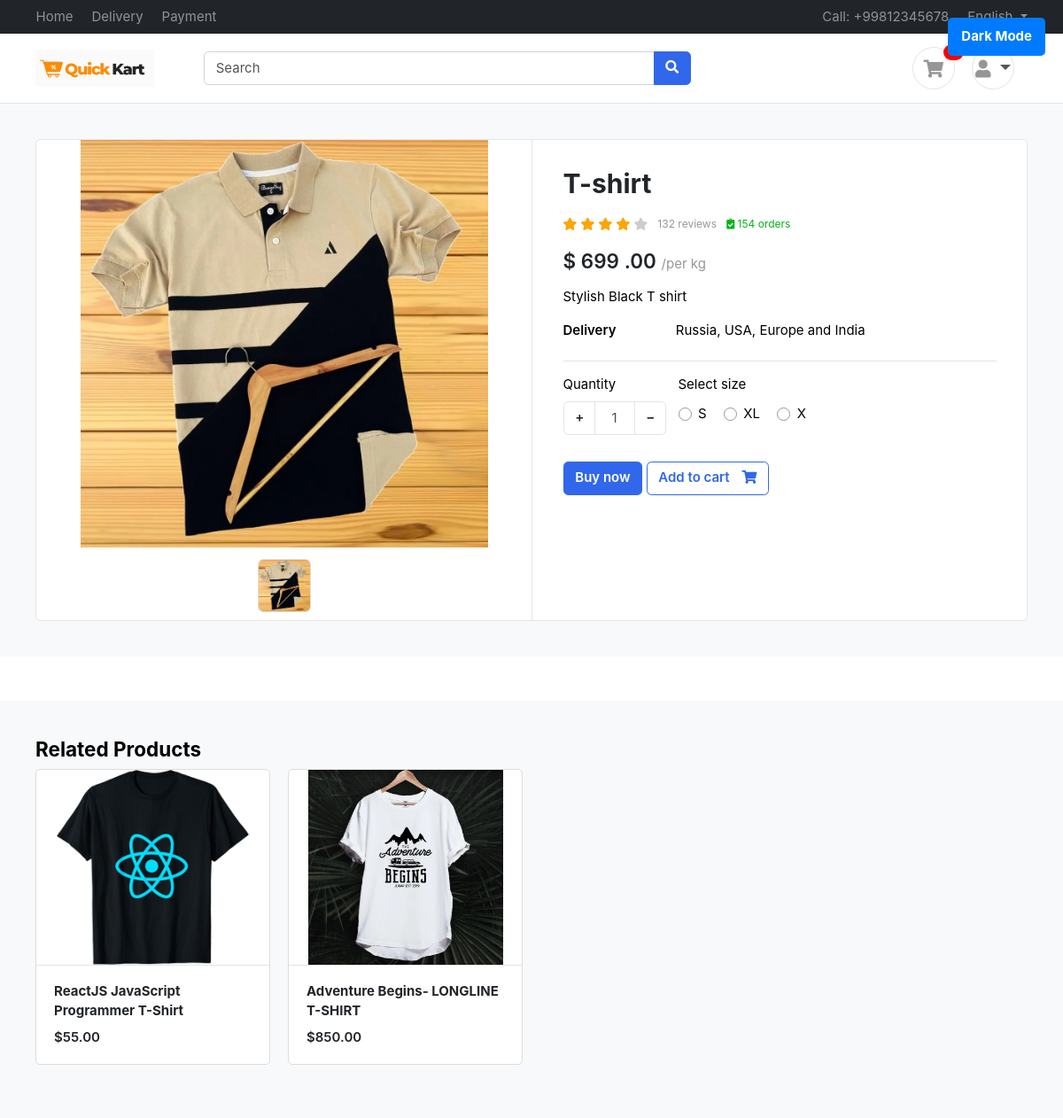
The app's page /product/t-shirt/ with its own data.
### products/models.py (models this page shows, shortened)
class Product(BaseModel):
    product_name = models.CharField(max_length=100)
    slug = models.SlugField(unique = True, null = True, blank=True)
    category = models.ForeignKey(Category, on_delete=models.CASCADE, related_name="product")
    price = models.IntegerField()
    product_description = models.TextField()
    color_variant = models.ManyToManyField(ColorVariant, blank=True)
    size_variant = models.ManyToManyField(SizeVariant, blank= True)
    has_size = models.BooleanField(default=False)  # New field

class ProductImage(BaseModel):
    product = models.ForeignKey(Product, on_delete=models.CASCADE, related_name = "product_image")
    image = models.ImageField(upload_to = "product")

class SizeVariant(BaseModel):
    size_name = models.CharField(max_length=100)
    price = models.IntegerField(default=0)

### products/views.py (the view)
# urls.py: path('<slug>/', get_products, name ="get_products"),
def get_products(request, slug):
    try:
        product = get_object_or_404(Product, slug=slug)
        related_products = Product.objects.filter(category=product.category).exclude(uid=product.uid)
        product_size(slug)
        context= {'product': product, 'related_products': related_products}
        if request.GET.get('size') and product.has_size:
            size = request.GET.get('size')
            price = product.get_product_price_by_size(size)
            context['selected_size']= size
            context['updated_price'] = price
            print(price)
        return render(request, 'product/product.html', context= context)
    except Exception as e:
        print(e)
        return render(request, 'product/error.html', {'error': str(e)})

### products/helper.py (called while the page is built)
def product_size(product_slug):
    product = Product.objects.get(slug=product_slug)
    all_sizes = SizeVariant.objects.all()  # Fetch all available sizes
    existing_sizes = product.size_variant.all()  # Fetch sizes already linked to the product
    new_sizes = all_sizes.difference(existing_sizes)
    if new_sizes.exists():
        product.size_variant.add(*new_sizes)
        product.save()

### templates/product/product.html (shortened to what this page needs)
{% extends 'base/base.html' %}
{% block start %}
<section class="section-content padding-y bg">
  <div class="container">
    <div class="card">
      <div class="row no-gutters">
        <aside class="col-md-6">
          <article class="gallery-wrap">
            <div class="img-big-wrap">
              <div> <a href="#"><img src="/media/{{product.product_image.first.image}}"></a></div>
            </div>
            <div class="thumbs-wrap">
              {% for images in product.product_image.all %}
              <a href="#" class="item-thumb"> <img src="/media/{{images.image}}"></a>
              {% endfor %}
            </div>
          </article>
        </aside>
        <main class="col-md-6 border-left">
          <article class="content-body">
            <h2 class="title">{{product.product_name}}</h2>
            <div class="rating-wrap my-3">
              <ul class="rating-stars">
                <li style="width:80%" class="stars-active">
                  <i class="fa fa-star"></i> <i class="fa fa-star"></i>
                  <i class="fa fa-star"></i> <i class="fa fa-star"></i>
                </li>
                <li>
                  <i class="fa fa-star"></i> <i class="fa fa-star"></i>
                  <i class="fa fa-star"></i> <i class="fa fa-star"></i>
                  <i class="fa fa-star"></i>
                </li>
              </ul>
              <small class="label-rating text-muted">132 reviews</small>
              <small class="label-rating text-success"> <i class="fa fa-clipboard-check"></i> 154 orders </small>
            </div>
            <div class="mb-3">
              <var class="price h4">$
                {% if updated_price %}
                {{updated_price}}
                {% else %}
                {{product.price}}
                {% endif %}.00 </var>
              <span class="text-muted">/per kg</span>
            </div>
            <p>{{product.product_description}}</p>
            <dl class="row">
              <dt class="col-sm-3">Delivery</dt>
              <dd class="col-sm-9">Russia, USA, Europe and India </dd>
            </dl>
            <hr>
            <div class="form-row">
              <div class="form-group col-md flex-grow-0">
                <label>Quantity</label>
                <div class="input-group mb-3 input-spinner">
                  <div class="input-group-prepend">
                    <button class="btn btn-light" type="button" id="button-plus"> + </button>
                  </div>
                  <input type="text" class="form-control" value="1">
                  <div class="input-group-append">
                    <button class="btn btn-light" type="button" id="button-minus"> − </button>
                  </div>
                </div>
              </div>
              {% if product.has_size %}
              <div class="form-group col-md">
                <label>Select size</label>
                <div class="mt-1">
                     {% for size in product.size_variant.all %}
                        <label class="custom-control custom-radio custom-control-inline">
                          <div class="custom-control-label">{{size.size_name}}</div>
                        </label>
                      {% endfor %}
                </div>
              </div>
              {% endif %}
            </div>
            <a href="#" class="btn  btn-primary"> Buy now </a>
            <a href="{% url 'add_to_cart' product.uid %}" class="btn btn-outline-primary">
              <span class="text">Add to cart</span> <i class="fas fa-shopping-cart"></i> </a>
          </article>
        </main>
      </div>
    </div>
  </div>
</section>
<section class="section-related-products padding-y bg">
  <div class="container">
    <h4>Related Products </h4>
    <div class="row">
      {% for related_product in related_products %}
      <div class="col-md-3">
        <figure class="card card-product-grid">
          <div class="img-wrap">
            <img src="/media/{{ related_product.product_image.first.image }}">
          </div>
          <figcaption class="info-wrap border-top">
            <a href="{% url 'get_products' related_product.slug %}" class="title">
              <b>{{ related_product.product_name }}</b>
            </a>
            <div class="price mt-2">${{ related_product.price }}.00</div>
          </figcaption>
        </figure>
      </div>
      {% endfor %}
    </div>
  </div>
</section>
{% endblock %}

### templates/base/base.html (shortened to what this page needs)
{% load static %}
<!DOCTYPE HTML>
<html lang="en">
<head>
	<link href="/media/css/bootstrap.css" rel="stylesheet" type="text/css" />
	<link href="/media/fonts/fontawesome/css/all.min.css" type="text/css" rel="stylesheet">
	<link href="/media/css/ui.css" rel="stylesheet" type="text/css" />
	<link href="/media/css/responsive.css" rel="stylesheet" />
</head>
<body>
	<header class="section-header">
		<nav class="navbar navbar-dark navbar-expand p-0 bg-dark">
			<div class="container">
				<ul class="navbar-nav d-none d-md-flex mr-auto">
					<li class="nav-item"><a class="nav-link" href="#">Home</a></li>
					<li class="nav-item"><a class="nav-link" href="#">Delivery</a></li>
					<li class="nav-item"><a class="nav-link" href="#">Payment</a></li>
				</ul>
				<ul class="navbar-nav">
					<li class="nav-item"><a href="#" class="nav-link"> Call: +99812345678 </a></li>
					<li class="nav-item dropdown">
						<a href="#" class="nav-link dropdown-toggle" data-toggle="dropdown"> English </a>
					</li>
				</ul>
			</div>
		</nav>
		<section class="header-main border-bottom">
			<div class="container">
				<div class="row align-items-center">
					<div class="col-lg-2 col-4">
						<div class="brand-wrap">
							{% load static %}
							<img class="logo" src="{% static 'images/S.png' %}" alt="Logo">
						</div>
					</div>
					<div class="col-lg-6 col-sm-12">
						<form action="#" class="search">
							<div class="input-group w-100">
								<input type="text" class="form-control" placeholder="Search">
								<div class="input-group-append">
									<button class="btn btn-primary" type="submit">
										<i class="fa fa-search"></i>
									</button>
								</div>
							</div>
						</form>
					</div>
					<div class="col-lg-4 col-sm-6 col-8">
						<div class="widgets-wrap float-md-right">
							<div class="widget-header  mr-3">
								<a href="{% url 'cart' %}" class="icon icon-sm rounded-circle border"><i class="fa fa-shopping-cart"></i></a>
								<span class="badge badge-pill badge-danger notify" style="background-color:red;">{{  items|length}}</span>
							</div>
							<div class="widget-header icontext">
								<div class="dropdown">
									<a href="#" class="icon icon-sm rounded-circle border dropdown-toggle"
										id="userDropdown" data-toggle="dropdown" aria-haspopup="true"
										aria-expanded="false">
										<i class="fa fa-user"></i>
									</a>
								</div>
							</div>
						</div>
					</div>
				</div>
			</div>
		</section>
	</header>
	 <body class="light-mode">
    <button id="modeToggle" class="toggle-button">Dark Mode</button>
	{% block start %}
	{% endblock %}
</body>
</html>

### public/static/css/ui.css (style rules this page uses)
html { font-family: 'Inter', sans-serif; font-size: 15px; }
.img-wrap { text-align: center; display: block; }
.img-wrap img { max-width: 100%; }
.content-body { flex: 1 1 auto; padding: 2rem 2.3rem; }
.icon-xs, .icon-sm, .icon-md, .icon-lg { display: inline-block; text-align: center; flex-shrink: 0; flex-grow: 0; }
.icon-sm { width: 48px; height: 48px; line-height: 48px; font-size: 20px; }
.padding-y { padding-top: 40px; padding-bottom: 40px; }
var { font-style: normal; }
figure { margin-bottom: 0; }
article:after, .form-group:after { display: block; clear: both; content: ""; }
.bg { background-color: #f8f9fa; }
.card .title { color: #212529; }
.header-main { position: relative; padding-top: 1rem; padding-bottom: 1rem; }
.brand-wrap .logo, .navbar-brand .logo { margin-right: 7px; max-height: 42px; display: inline-block; }
.widget-header { display: inline-block; vertical-align: middle; position: relative; }
.widget-header a { color: #545454; }
.widget-header i { color: #969696; }
.widget-header .notify { position: absolute; top: -3px; right: -10px; }
.btn-light { background-color: #fff; border-color: #e4e4e4; }
.btn .text + i { margin-left: 10px; }
dl[class="row"] { margin-bottom: 0; }
[class*='card-product'] a.title { color: #212529; display: block; }
[class*='card-product'] .img-wrap { overflow: hidden; position: relative; }
[class*='card-product'] .img-wrap img { height: 100%; max-width: 100%; width: auto; display: inline-block; object-fit: cover; }
.card-product-grid { margin-bottom: 20px; }
.card-product-grid .img-wrap { border-radius: 0.2rem 0.2rem 0 0; height: 220px; }
.card-product-grid .info-wrap { overflow: hidden; padding: 18px 20px; }
.card .img-wrap { overflow: hidden; }
.icontext { display: inline-flex; align-items: center; vertical-align: middle; }
.icontext .icon { position: relative; margin-right: 15px; flex-shrink: 0; flex-grow: 0; }
.notify { position: absolute; top: -4px; right: -10px; display: inline-block; padding: .25em .6em; font-size: 12px; line-height: 1; text-align: center; border-radius: 3rem; color: #fff; background-color: #fa3434; }
.price { font-weight: 600; color: #212529; }
.label-rating { margin-left: 7px; display: inline-block; vertical-align: middle; }
.rating-stars { display: inline-block; vertical-align: middle; list-style: none; margin: 0; padding: 0; position: relative; white-space: nowrap; clear: both; }
.rating-stars i { font-size: 14px; color: #ccc; display: inline; }
.rating-stars li { display: block; text-overflow: clip; white-space: nowrap; z-index: 1; }
.rating-stars li.stars-active { z-index: 2; position: absolute; top: 0; left: 0; overflow: hidden; }
.rating-stars li.stars-active i { color: orange; }
.input-spinner { width: 120px; flex-wrap: nowrap; display: inline-flex; }
.input-spinner input.form-control { text-align: center; max-width: 46px; flex-basis: 46px; border-color: #e4e4e4; flex-grow: 0; }
.input-spinner .btn { width: 36px; text-align: center; }
.gallery-wrap .img-big-wrap { margin-bottom: 10px; border-radius: 0.37rem; overflow: hidden; background-color: #fff; }
.gallery-wrap .img-big-wrap a { text-align: center; display: block; }
.gallery-wrap .img-big-wrap img { height: 460px; width: auto; display: inline-block; cursor: zoom-in; }
.gallery-wrap .thumbs-wrap { text-align: center; }
.gallery-wrap .thumbs-wrap .item-thumb { width: 60px; height: 60px; border: 1px solid #ddd; border-radius: 6px; margin: 3px; display: inline-block; overflow: hidden; }
.gallery-wrap .thumbs-wrap img { max-width: 100%; max-height: 100%; object-fit: cover; border-radius: 4px; cursor: zoom-in; }

### templates/base/base.html (style rules this page uses)
body { transition: background-color 0.3s ease, color 0.3s ease; }
body.light-mode { background-color: #ffffff; color: #000000; }
.toggle-button { position: fixed; top: 20px; right: 20px; z-index: 1000; padding: 10px 15px; border: none; border-radius: 5px; cursor: pointer; font-weight: bold; background-color: #007bff; color: white; }

### templates/product/product.html (style rules this page uses)
.section-related-products { margin-top: 50px; }
.section-related-products .card-product-grid { border: 1px solid #ddd; border-radius: 5px; transition: all 0.3s ease; }

### records on screen
Product: product_image.first.image (picture), product_name "T-shirt", price "699", product_description "Stylish Black T shirt"
ProductImage: image (picture)
SizeVariant: size_name "S"
SizeVariant: size_name "XL"
SizeVariant: size_name "X"
Product: product_image.first.image (picture), product_name "ReactJS JavaScript Programmer T-Shirt", price "55"
Product: product_image.first.image (picture), product_name "Adventure Begins- LONGLINE T-SHIRT", price "850"
